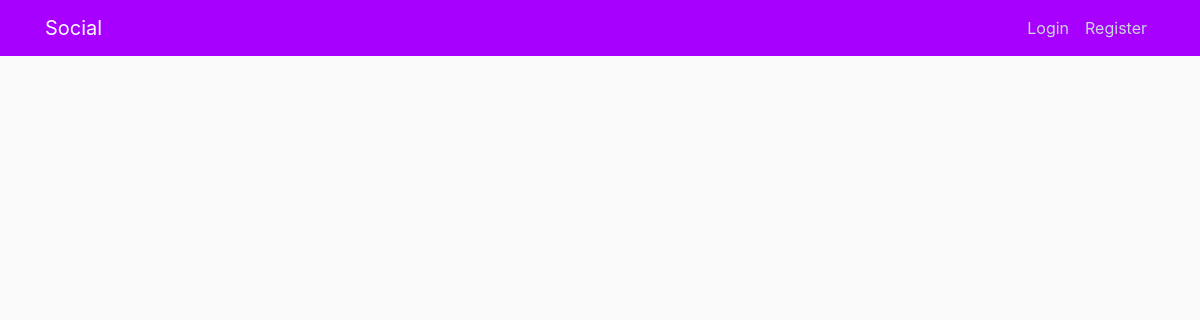
The app's page /, older data.
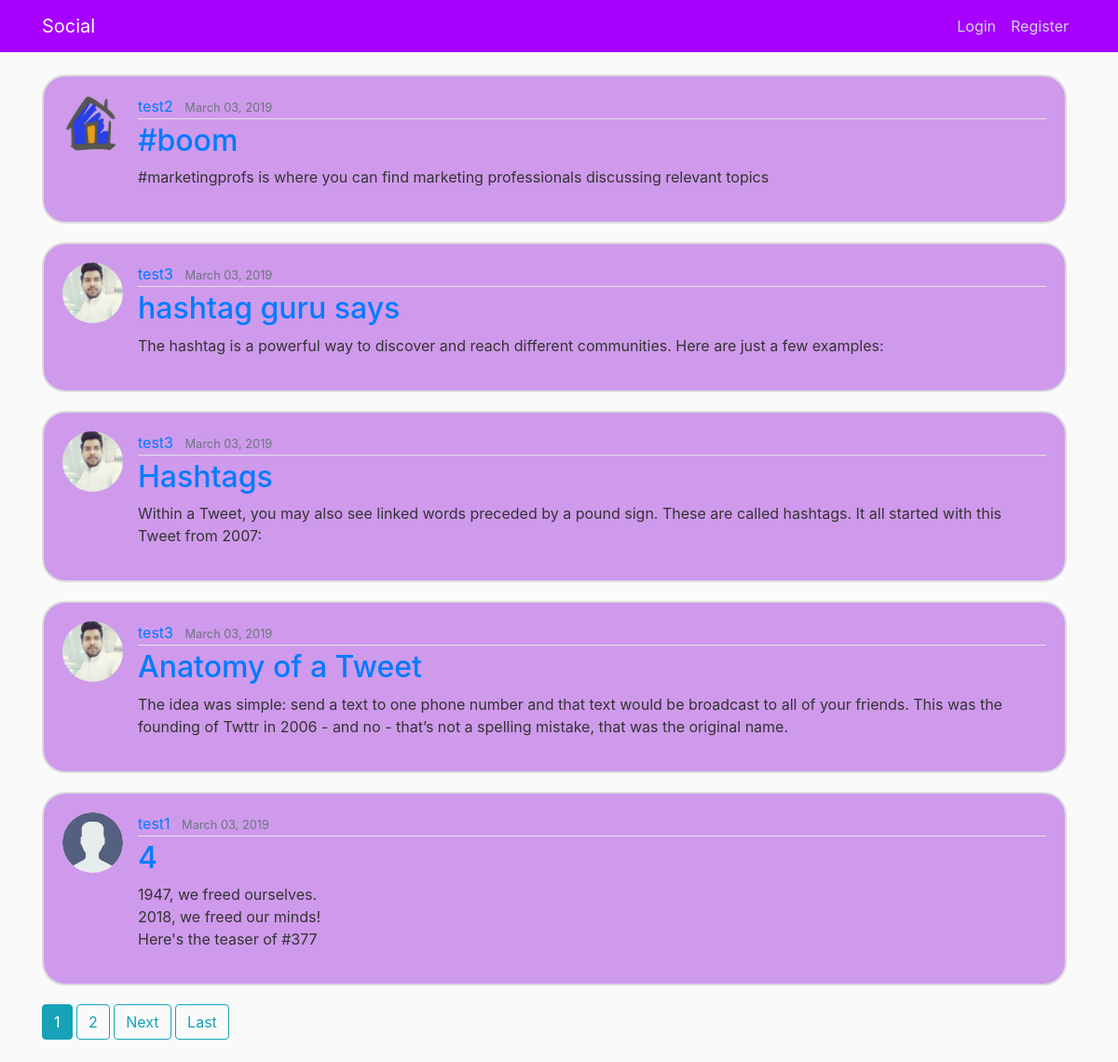
The same page, newer data.
### blog/models.py (models this page shows, shortened)
class Post(models.Model):
    title = models.CharField(max_length=100)
    content = models.TextField()
    date_posted = models.DateTimeField(default=timezone.now)
    author = models.ForeignKey(User, on_delete=models.CASCADE)

### users/models.py (models this page shows, shortened)
class Profile(models.Model):
    user = models.OneToOneField(User, on_delete=models.CASCADE)
    image = models.ImageField(default='default.jpg', upload_to='profile_pics')

### blog/views.py (the view)
# urls.py: path('', PostListView.as_view(), name='blog-home'),
class PostListView(ListView):
    model = Post
    template_name = 'blog/home.html'  # <app>/<model>_<viewtype>.html
    context_object_name = 'posts'
    ordering = ['-date_posted']
    paginate_by = 5

### blog/templates/blog/home.html (shortened to what this page needs)
{% extends "blog/base.html" %}
{% block content %}
    {% for post in posts %}
        <article class="media content-section">
          <img class="rounded-circle article-img" src="{{ post.author.profile.image.url }}">
          <div class="media-body">
            <div class="article-metadata">
              <a class="mr-2" href="{% url 'user-posts' post.author.username %}">{{ post.author }}</a>
              <small class="text-muted">{{ post.date_posted|date:"F d, Y" }}</small>
            </div>
            <h2><a class="article-title" href="{% url 'post-detail' post.id %}">{{ post.title }}</a></h2>
            <p class="article-content">{{ post.content }}</p>
          </div>
        </article>
    {% endfor %}
    {% if is_paginated %}
      {% for num in page_obj.paginator.page_range %}
        {% if page_obj.number == num %}
          <a class="btn btn-info mb-4" href="?page={{ num }}">{{ num }}</a>
        {% elif num > page_obj.number|add:'-3' and num < page_obj.number|add:'3' %}
          <a class="btn btn-outline-info mb-4" href="?page={{ num }}">{{ num }}</a>
        {% endif %}
      {% endfor %}
      {% if page_obj.has_next %}
        <a class="btn btn-outline-info mb-4" href="?page={{ page_obj.next_page_number }}">Next</a>
        <a class="btn btn-outline-info mb-4" href="?page={{ page_obj.paginator.num_pages }}">Last</a>
      {% endif %}
    {% endif %}
{% endblock content %}

### blog/templates/blog/base.html (shortened to what this page needs)
{% load static %}
<!DOCTYPE html>
<html>
<head>
    <link rel="stylesheet" href="https://maxcdn.bootstrapcdn.com/bootstrap/4.0.0/css/bootstrap.min.css">
    <link rel="stylesheet" type="text/css" href="{% static 'blog/main.css' %}">
</head>
<body>
    <header class="site-header">
      <nav class="navbar navbar-expand-md navbar-dark bg-steel fixed-top">
        <div class="container">
          <a class="navbar-brand mr-4" href="{% url 'blog-home' %}">Social</a>
          <div class="collapse navbar-collapse" id="navbarToggle">
            <div class="navbar-nav">
              {% if user.is_authenticated %}
                <a class="nav-item nav-link" href="{% url 'post-create' %}">New Post</a>
                <a class="nav-item nav-link" href="{% url 'profile' %}">Profile</a>
                <a class="nav-item nav-link" href="{% url 'logout' %}">Logout</a>
              {% else %}
                <a class="nav-item nav-link" href="{% url 'login' %}">Login</a>
                <a class="nav-item nav-link" href="{% url 'register' %}">Register</a>
              {% endif %}
            </div>
          </div>
        </div>
      </nav>
    </header>
    <main role="main" class="container">
      <div class="row">
        <div class="col-md-8">
          {% block content %}{% endblock %}
        </div>
        <div class="col-md-4">
          </div>
        </div>
    </main>
</body>
</html>

### blog/static/blog/main.css (style rules this page uses)
body { background: #fafafa; color: #333333; margin-top: 5rem; }
h1, h2, h3, h4, h5, h6 { color: #444444; }
.bg-steel { background-color: #A700FF; }
.site-header .navbar-nav .nav-link { color: #cbd5db; }
.content-section { background: #CF9AEC; padding: 10px 20px; border: 1px solid #dddddd; border-radius: 3px; margin-bottom: 20px; border-radius: 25px; border: 2px solid #dddddd; padding: 20px; width: 1100px; }
.article-title { color: #007bf; }
.article-content { white-space: pre-line; }
.article-img { height: 65px; width: 65px; margin-right: 16px; }
.article-metadata { padding-bottom: 1px; margin-bottom: 4px; border-bottom: 1px solid #e3e3e3 }

Row changes from the older to the newer data that the page shows:
added Post: author.profile.image (picture), author "test2", date_posted "March 03, 2019", title "#boom", content "#marketingprofs is where you can find marketing professionals discussing relevant topics"
added Post: author.profile.image (picture), author "test3", date_posted "March 03, 2019", title "hashtag guru says", content "The hashtag is a powerful way to discover and reach different communities. Here are just a few examples:"
added Post: author.profile.image (picture), author "test3", date_posted "March 03, 2019", title "Hashtags", content "Within a Tweet, you may also see linked words preceded by a pound sign. These are called hashtags. It all started with this Tweet from 2007:"
added Post: author.profile.image (picture), author "test3", date_posted "March 03, 2019", title "Anatomy of a Tweet", content "The idea was simple: send a text to one phone number and that text would be broadcast to all of your friends. This was the founding of Twttr in 2006 - and no - that’s not a spelling mistake, that was the original name."
added Post: author.profile.image (placeholder picture), author "test1", date_posted "March 03, 2019", title "4", content "1947, we freed ourselves. 2018, we freed our minds! Here's the teaser of #377"
Text that changed along with them:
new list line: "1"
new list line: "2"
text now shown: "Next Last"
